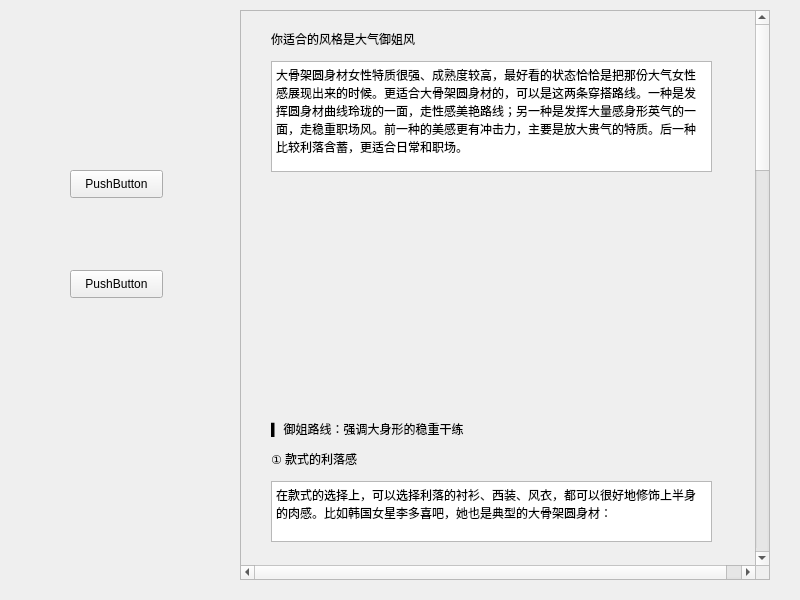
<?xml version="1.0" encoding="UTF-8"?>
<ui version="4.0">
 <class>cw_b_r</class>
 <widget class="QWidget" name="cw_b_r">
  <property name="geometry">
   <rect>
    <x>0</x>
    <y>0</y>
    <width>800</width>
    <height>600</height>
   </rect>
  </property>
  <property name="windowTitle">
   <string>Form</string>
  </property>
  <widget class="QScrollArea" name="scrollArea">
   <property name="geometry">
    <rect>
     <x>240</x>
     <y>10</y>
     <width>530</width>
     <height>570</height>
    </rect>
   </property>
   <property name="verticalScrollBarPolicy">
    <enum>Qt::ScrollBarAlwaysOn</enum>
   </property>
   <property name="horizontalScrollBarPolicy">
    <enum>Qt::ScrollBarAlwaysOn</enum>
   </property>
   <property name="widgetResizable">
    <bool>false</bool>
   </property>
   <widget class="QWidget" name="scrollAreaWidgetContents">
    <property name="geometry">
     <rect>
      <x>0</x>
      <y>0</y>
      <width>530</width>
      <height>2000</height>
     </rect>
    </property>
    <property name="minimumSize">
     <size>
      <width>400</width>
      <height>2000</height>
     </size>
    </property>
    <widget class="QLabel" name="label">
     <property name="geometry">
      <rect>
       <x>30</x>
       <y>20</y>
       <width>211</width>
       <height>16</height>
      </rect>
     </property>
     <property name="text">
      <string>你适合的风格是大气御姐风</string>
     </property>
    </widget>
    <widget class="QTextBrowser" name="textBrowser">
     <property name="geometry">
      <rect>
       <x>30</x>
       <y>50</y>
       <width>441</width>
       <height>111</height>
      </rect>
     </property>
     <property name="html">
      <string>&lt;!DOCTYPE HTML PUBLIC &quot;-//W3C//DTD HTML 4.0//EN&quot; &quot;http://www.w3.org/TR/REC-html40/strict.dtd&quot;&gt;
&lt;html&gt;&lt;head&gt;&lt;meta name=&quot;qrichtext&quot; content=&quot;1&quot; /&gt;&lt;style type=&quot;text/css&quot;&gt;
p, li { white-space: pre-wrap; }
&lt;/style&gt;&lt;/head&gt;&lt;body style=&quot; font-family:'SimSun'; font-size:9pt; font-weight:400; font-style:normal;&quot;&gt;
&lt;p style=&quot; margin-top:0px; margin-bottom:0px; margin-left:0px; margin-right:0px; -qt-block-indent:0; text-indent:0px;&quot;&gt;大骨架圆身材女性特质很强、成熟度较高，最好看的状态恰恰是把那份大气女性感展现出来的时候。更适合大骨架圆身材的，可以是这两条穿搭路线。一种是发挥圆身材曲线玲珑的一面，走性感美艳路线；另一种是发挥大量感身形英气的一面，走稳重职场风。前一种的美感更有冲击力，主要是放大贵气的特质。后一种比较利落含蓄，更适合日常和职场。&lt;/p&gt;&lt;/body&gt;&lt;/html&gt;</string>
     </property>
    </widget>
    <widget class="QLabel" name="label_2">
     <property name="geometry">
      <rect>
       <x>30</x>
       <y>180</y>
       <width>441</width>
       <height>221</height>
      </rect>
     </property>
     <property name="text">
      <string/>
     </property>
    </widget>
    <widget class="QLabel" name="label_3">
     <property name="geometry">
      <rect>
       <x>30</x>
       <y>410</y>
       <width>311</width>
       <height>16</height>
      </rect>
     </property>
     <property name="text">
      <string>▍ 御姐路线：强调大身形的稳重干练</string>
     </property>
    </widget>
    <widget class="QLabel" name="label_4">
     <property name="geometry">
      <rect>
       <x>30</x>
       <y>440</y>
       <width>241</width>
       <height>16</height>
      </rect>
     </property>
     <property name="text">
      <string>① 款式的利落感</string>
     </property>
    </widget>
    <widget class="QTextBrowser" name="textBrowser_2">
     <property name="geometry">
      <rect>
       <x>30</x>
       <y>470</y>
       <width>441</width>
       <height>61</height>
      </rect>
     </property>
     <property name="html">
      <string>&lt;!DOCTYPE HTML PUBLIC &quot;-//W3C//DTD HTML 4.0//EN&quot; &quot;http://www.w3.org/TR/REC-html40/strict.dtd&quot;&gt;
&lt;html&gt;&lt;head&gt;&lt;meta name=&quot;qrichtext&quot; content=&quot;1&quot; /&gt;&lt;style type=&quot;text/css&quot;&gt;
p, li { white-space: pre-wrap; }
&lt;/style&gt;&lt;/head&gt;&lt;body style=&quot; font-family:'SimSun'; font-size:9pt; font-weight:400; font-style:normal;&quot;&gt;
&lt;p style=&quot; margin-top:0px; margin-bottom:0px; margin-left:0px; margin-right:0px; -qt-block-indent:0; text-indent:0px;&quot;&gt;在款式的选择上，可以选择利落的衬衫、西装、风衣，都可以很好地修饰上半身的肉感。比如韩国女星李多喜吧，她也是典型的大骨架圆身材：&lt;/p&gt;&lt;/body&gt;&lt;/html&gt;</string>
     </property>
    </widget>
    <widget class="QLabel" name="label_5">
     <property name="geometry">
      <rect>
       <x>40</x>
       <y>540</y>
       <width>431</width>
       <height>211</height>
      </rect>
     </property>
     <property name="text">
      <string/>
     </property>
    </widget>
    <widget class="QTextBrowser" name="textBrowser_3">
     <property name="geometry">
      <rect>
       <x>30</x>
       <y>760</y>
       <width>441</width>
       <height>61</height>
      </rect>
     </property>
     <property name="html">
      <string>&lt;!DOCTYPE HTML PUBLIC &quot;-//W3C//DTD HTML 4.0//EN&quot; &quot;http://www.w3.org/TR/REC-html40/strict.dtd&quot;&gt;
&lt;html&gt;&lt;head&gt;&lt;meta name=&quot;qrichtext&quot; content=&quot;1&quot; /&gt;&lt;style type=&quot;text/css&quot;&gt;
p, li { white-space: pre-wrap; }
&lt;/style&gt;&lt;/head&gt;&lt;body style=&quot; font-family:'SimSun'; font-size:9pt; font-weight:400; font-style:normal;&quot;&gt;
&lt;p style=&quot; margin-top:0px; margin-bottom:0px; margin-left:0px; margin-right:0px; -qt-block-indent:0; text-indent:0px;&quot;&gt;下装最好避开弹性好、包裹性好的料子，或者很硬朗的阔腿裤，会显得下半身体积很大。最好是在版型和材质上兼顾好，柔软的话不紧身，贴身的话偏挺括：&lt;/p&gt;&lt;/body&gt;&lt;/html&gt;</string>
     </property>
    </widget>
    <widget class="QLabel" name="label_6">
     <property name="geometry">
      <rect>
       <x>30</x>
       <y>830</y>
       <width>441</width>
       <height>281</height>
      </rect>
     </property>
     <property name="text">
      <string/>
     </property>
    </widget>
    <widget class="QLabel" name="label_7">
     <property name="geometry">
      <rect>
       <x>30</x>
       <y>1120</y>
       <width>341</width>
       <height>16</height>
      </rect>
     </property>
     <property name="text">
      <string>② 细节上的女性感</string>
     </property>
    </widget>
    <widget class="QTextBrowser" name="textBrowser_4">
     <property name="geometry">
      <rect>
       <x>30</x>
       <y>1140</y>
       <width>441</width>
       <height>51</height>
      </rect>
     </property>
     <property name="html">
      <string>&lt;!DOCTYPE HTML PUBLIC &quot;-//W3C//DTD HTML 4.0//EN&quot; &quot;http://www.w3.org/TR/REC-html40/strict.dtd&quot;&gt;
&lt;html&gt;&lt;head&gt;&lt;meta name=&quot;qrichtext&quot; content=&quot;1&quot; /&gt;&lt;style type=&quot;text/css&quot;&gt;
p, li { white-space: pre-wrap; }
&lt;/style&gt;&lt;/head&gt;&lt;body style=&quot; font-family:'SimSun'; font-size:9pt; font-weight:400; font-style:normal;&quot;&gt;
&lt;p style=&quot; margin-top:0px; margin-bottom:0px; margin-left:0px; margin-right:0px; -qt-block-indent:0; text-indent:0px;&quot;&gt;圆身材在选择利落线条的同时，还是应该保留自己的女性特质，选择更加明艳的色彩、V形领口、丝质材质等等：&lt;/p&gt;&lt;/body&gt;&lt;/html&gt;</string>
     </property>
    </widget>
    <widget class="QLabel" name="label_8">
     <property name="geometry">
      <rect>
       <x>30</x>
       <y>1200</y>
       <width>441</width>
       <height>201</height>
      </rect>
     </property>
     <property name="text">
      <string/>
     </property>
    </widget>
    <widget class="QTextBrowser" name="textBrowser_5">
     <property name="geometry">
      <rect>
       <x>30</x>
       <y>1420</y>
       <width>441</width>
       <height>51</height>
      </rect>
     </property>
     <property name="html">
      <string>&lt;!DOCTYPE HTML PUBLIC &quot;-//W3C//DTD HTML 4.0//EN&quot; &quot;http://www.w3.org/TR/REC-html40/strict.dtd&quot;&gt;
&lt;html&gt;&lt;head&gt;&lt;meta name=&quot;qrichtext&quot; content=&quot;1&quot; /&gt;&lt;style type=&quot;text/css&quot;&gt;
p, li { white-space: pre-wrap; }
&lt;/style&gt;&lt;/head&gt;&lt;body style=&quot; font-family:'SimSun'; font-size:9pt; font-weight:400; font-style:normal;&quot;&gt;
&lt;p style=&quot; margin-top:0px; margin-bottom:0px; margin-left:0px; margin-right:0px; -qt-block-indent:0; text-indent:0px;&quot;&gt;年轻女生也可以参考马思纯这几套风衣和衬衫的选款，是类似的选款思路，保持简约大气，日常或者职场都适用：&lt;/p&gt;&lt;/body&gt;&lt;/html&gt;</string>
     </property>
    </widget>
    <widget class="QLabel" name="label_9">
     <property name="geometry">
      <rect>
       <x>30</x>
       <y>1480</y>
       <width>441</width>
       <height>211</height>
      </rect>
     </property>
     <property name="text">
      <string/>
     </property>
    </widget>
    <widget class="QLabel" name="label_10">
     <property name="geometry">
      <rect>
       <x>30</x>
       <y>1710</y>
       <width>311</width>
       <height>16</height>
      </rect>
     </property>
     <property name="text">
      <string>③ 用对配饰可以增强气场</string>
     </property>
    </widget>
    <widget class="QTextBrowser" name="textBrowser_6">
     <property name="geometry">
      <rect>
       <x>30</x>
       <y>1730</y>
       <width>441</width>
       <height>61</height>
      </rect>
     </property>
     <property name="html">
      <string>&lt;!DOCTYPE HTML PUBLIC &quot;-//W3C//DTD HTML 4.0//EN&quot; &quot;http://www.w3.org/TR/REC-html40/strict.dtd&quot;&gt;
&lt;html&gt;&lt;head&gt;&lt;meta name=&quot;qrichtext&quot; content=&quot;1&quot; /&gt;&lt;style type=&quot;text/css&quot;&gt;
p, li { white-space: pre-wrap; }
&lt;/style&gt;&lt;/head&gt;&lt;body style=&quot; font-family:'SimSun'; font-size:9pt; font-weight:400; font-style:normal;&quot;&gt;
&lt;p style=&quot; margin-top:0px; margin-bottom:0px; margin-left:0px; margin-right:0px; -qt-block-indent:0; text-indent:0px;&quot;&gt;最后再补充一下配饰的选择，放大大量感的美还可以从配饰入手。用样式华丽的大耳饰来画龙点睛，珍珠、珠宝、玉镯等也非常适合用来展现大女人气场。&lt;/p&gt;&lt;/body&gt;&lt;/html&gt;</string>
     </property>
    </widget>
    <widget class="QLabel" name="label_11">
     <property name="geometry">
      <rect>
       <x>30</x>
       <y>1800</y>
       <width>441</width>
       <height>191</height>
      </rect>
     </property>
     <property name="text">
      <string/>
     </property>
    </widget>
   </widget>
  </widget>
  <widget class="QPushButton" name="pushButton_2">
   <property name="geometry">
    <rect>
     <x>70</x>
     <y>170</y>
     <width>93</width>
     <height>28</height>
    </rect>
   </property>
   <property name="text">
    <string>PushButton</string>
   </property>
  </widget>
  <widget class="QPushButton" name="pushButton_3">
   <property name="geometry">
    <rect>
     <x>70</x>
     <y>270</y>
     <width>93</width>
     <height>28</height>
    </rect>
   </property>
   <property name="text">
    <string>PushButton</string>
   </property>
  </widget>
 </widget>
 <resources/>
 <connections/>
</ui>
